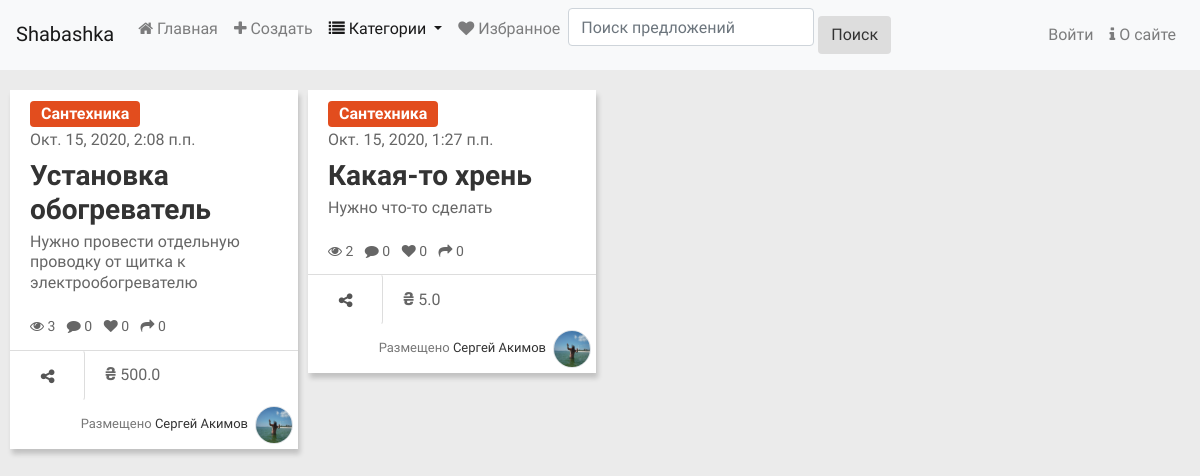
Page /10/ on the committed database.
### main/models.py (models this page shows, shortened)
class Offer(models.Model):
    STATUS = [
        ('n', 'Новое'),
        ('a', 'Принято'),
        ('d', 'Выполнено')
    ]
    category = models.ForeignKey(SubCategory, on_delete=models.PROTECT, verbose_name="Категория")
    title = models.CharField(max_length=64, verbose_name="Предложение")
    content = models.TextField(verbose_name="Описание")
    price = models.FloatField(default=0, verbose_name="Цена")
    image = models.ImageField(blank=True, upload_to=get_timestamp_path, verbose_name="Фото")
    author = models.ForeignKey(ShaUser, on_delete=models.CASCADE, verbose_name="Автор")
    is_active = models.BooleanField(default=True, db_index=True, verbose_name="Активное")
    created = models.DateTimeField(auto_now_add=True, db_index=True, verbose_name="Опубликовано" )
    reviews = models.IntegerField(default=0, verbose_name="Просмотров")
    shared = models.IntegerField(default=0, verbose_name="Поделились")
    status = models.CharField(max_length=1, default='n', null=True, blank=True, db_index=True, choices=STATUS, verbose_name="Статус")
    winner = models.ForeignKey(ShaUser, on_delete=models.SET_NULL, null=True, blank=True, related_name="accepted_offers" , verbose_name="Исполнитель")
    class Meta:
        verbose_name = "Предложение"
        verbose_name_plural = "Предложения"
        ordering = ["-created"]

class Category(models.Model):
    name = models.CharField(max_length=20, unique=True, db_index=True, verbose_name="Название")
    order = models.SmallIntegerField(default=0, db_index=True, verbose_name="Порядок")
    super_category = models.ForeignKey('SuperCategory', on_delete=models.PROTECT, null=True, blank=True,
                                        verbose_name="Надкатегория")

class ShaUser(AbstractUser):
    is_activated = models.BooleanField(default=True, db_index=True, verbose_name="Активирован")
    send_message = models.BooleanField(default=True, db_index=True, verbose_name="Отправлять оповещения?")
    location = models.CharField(max_length=64, null=True, blank=True, verbose_name="Населенный пункт" )
    average_rating = models.DecimalField(max_digits=2, decimal_places=1, null=True, blank=True, verbose_name="Средний рейтинг")
    favorite = models.ManyToManyField("self", symmetrical=False, blank=True, related_name="followers", verbose_name="Избранное")
    class Meta(AbstractUser.Meta):
        pass

class ShaUserAvatar(models.Model):
    user = models.OneToOneField(ShaUser, on_delete=models.CASCADE, related_name="avatar", verbose_name="Пользователь",)
    image = models.ImageField(verbose_name="Аватар")
    class Meta:
        verbose_name = "Аватар"
        verbose_name_plural = "Аватары"

### main/views.py (the view)
# urls.py: path('<int:pk>/', views.by_category, name="by_category"),
def by_category(request, pk):
    category = get_object_or_404(SubCategory, pk=pk)
    offers = Offer.objects.filter(is_active=True, category=pk)
    if 'keyword' in request.GET:
        keyword = request.GET["keyword"]
        q = Q(title__icontains=keyword) | Q(content__icontains=keyword)
        offers = offers.filter(q)
    else:
        keyword = ''
    form = SearchForm(initial={'keyword': keyword})
    paginator = Paginator(offers, 30)
    if 'page' in request.GET:
        page_num = request.GET['page']
    else:
        page_num = 1
    page = paginator.get_page(page_num)
    context = {'category': category, 'page': page, 'offers': page.object_list, 'searchForm': form}
    return render(request, 'main/by_category.html', context)

### main/forms.py
class SearchForm(forms.Form):
    keyword = forms.CharField(required=False, max_length=20, label='',
              widget=forms.TextInput(attrs={"placeholder": "Поиск предложений"}) )

### main/models.py (called while the page is built)
    def get_queryset(self):
        return super().get_queryset().filter(super_category__isnull=False)

    def __str__(self):
        return f"{self.super_category.name} - {self.name}"

### main/templatetags/custom_tags.py (called while the page is built)
@register.simple_tag()
def limit_text(content):
    if len(content) > 150:
        return content[:150] + '...'
    else:
        return content

@register.filter
def in_followers(user, author):
    count = author.followers.filter(pk=user.id).count()
    return count > 0

### main/templates/main/by_category.html (shortened to what this page needs)
{% extends 'main/layout.html' %}
{% load static %}
{% load thumbnail %}
{% load bootstrap4 %}
{% load custom_tags %}
{% block body %}
<div id="page-content" class="index-page">
    <div id="container">
{% for offer in offers %}
        <div class="item">
            <div class="content-item">
                {% url 'main:detail' category_pk=category.pk pk=offer.pk as url %}
                <a href="{% url 'main:by_category' pk=category.pk %}" class="btn btn-small btn-{{offer.category.super_category.order}}">{{offer.category.name}}</a>
                <div class="time"> {{offer.created}}</div>
                <h3 class="title-item"><a href="{{url}}{{all}}">{{offer.title}}</a></h3>
                <p class="info">{% limit_text offer.content %}</p>
                <ul class="list-inline">
                    <li class="list-inline-item"><i class="fa fa-eye"></i> {{ offer.reviews }} </li>
                    <li class="list-inline-item"><i class="fa fa-comment"></i> {{offer.comment_set.count}}</li>
                    <li class="list-inline-item"><i class="fa fa-heart
                        "></i>
                        {{ offer.author.followers.count }} </li>
                    <li class="list-inline-item"><i class="fa fa-share"></i> {{offer.shared}}</li>
                </ul>
            </div>
            <div class="bottom-item">
                <a href="#" class="btn btn-share share"><i class="fa fa-share-alt"></i> </a>
                <span class="mx-3"><span class="uah">&#8372</span> {{offer.price}}</span>
                <span class="user f-right">Размещено
                    <a href="{% url 'main:profile_by_id' pk=offer.author.pk %}">
                        {% if offer.author.first_name and offer.author.last_name %}
                        {{offer.author.first_name}} {{offer.author.last_name}}
                        {% else %}
                        {{offer.author}}
                        {% endif %}
                    </a>
                        {% if offer.author.avatar.image %}
						<img class="border profile-img rounded-circle" src="{% thumbnail offer.author.avatar.image 'default' %}" alt="">
						{% else %}
						<img class="border profile-img rounded-circle" style="background-color: #777;" src="{% static 'main/images/profile-ph.png' %}" alt="">
						{% endif %}
                </span>
            </div>
        </div>
{% empty %}
<p>На данный момент в категории {{category}} нет активных предложений</p>
{% endfor %}
{% if offers %}
</div>
</div>
{% endif %}
{% endblock %}

### main/static/main/css/style.css (style rules this page uses)
body { font-family: 'Ek Mukta', sans-serif;color: #666;background: #EBEBEB;font-size: 16px;line-height: 1.6em;font-weight: 400; }
html, body { width:100%; padding:0; }
html { -webkit-text-size-adjust: none; }
img { max-width:100%; height: auto;width: auto\9; }
h3 { font-size: 32px; }
h1,h2,h3,h4,h5,h6 { font-family: 'Roboto', sans-serif;font-weight: 600;color: #111; }
p { margin: 0 0 20px;line-height: 1.3; }
a { color: #333; -webkit-transition: all .2s ease-in-out; -moz-transition: all .2s ease-in-out; transition: all .2s ease-in-out; }
.f-right { float: right; }
.index-page, .sub-page { margin: 20px 10px 60px; }
#page-content .item { background-color: #fff;width:220px;box-shadow: 2px 5px 5px 0 rgba(0, 0, 0, 0.18); }
#page-content .item img { padding: 0px;display: block;max-width: 100%; margin: 0 auto; }
#page-content .content-item { padding: 10px 20px; }
#page-content h3.title-item { font-family: 'Ek Mukta', sans-serif;font-size: 28px;margin: 7px 0 5px; }
#page-content .content-item ul { margin: 0;font-size: 14px; }
#page-content .bottom-item { border-top: 1px solid #ddd;min-height: 50px; }
#page-content .user { color: #777;font-size: 13px;line-height: 2.8;padding: 5px; }
#page-content .user img { width: 38px; height: 38px;float: right;display: inline-block;margin-left: 7px; }
.btn-small { color: #fff;padding: 0px 10px;font-weight: bold; }
.btn-share { font-weight: 500;color: #555;border-right: 1px solid #ddd;margin: 0;border-radius: none;height: 51px; width: 75px;margin-top: -1px;padding: 14px; }
.btn-0 { background-color: #E24D1E; }
.profile-img { width: 250px; }
.uah { font-weight: bold; font-size: large; }

### rows in the picture
Offer: category.name "Сантехника", created "Окт. 15, 2020, 2:08 п.п.", title "Установка обогреватель", content "Нужно провести отдельную проводку от щитка к электрообогревателю", reviews "3", comment_set.count "0", author.followers.count "0", shared "0", price "500.0", author.first_name "Сергей", author.last_name "Акимов", author.image (picture)
Offer: category.name "Сантехника", created "Окт. 15, 2020, 1:27 п.п.", title "Какая-то хрень", content "Нужно что-то сделать", reviews "2", comment_set.count "0", author.followers.count "0", shared "0", price "5.0", author.first_name "Сергей", author.last_name "Акимов", author.image (picture)
